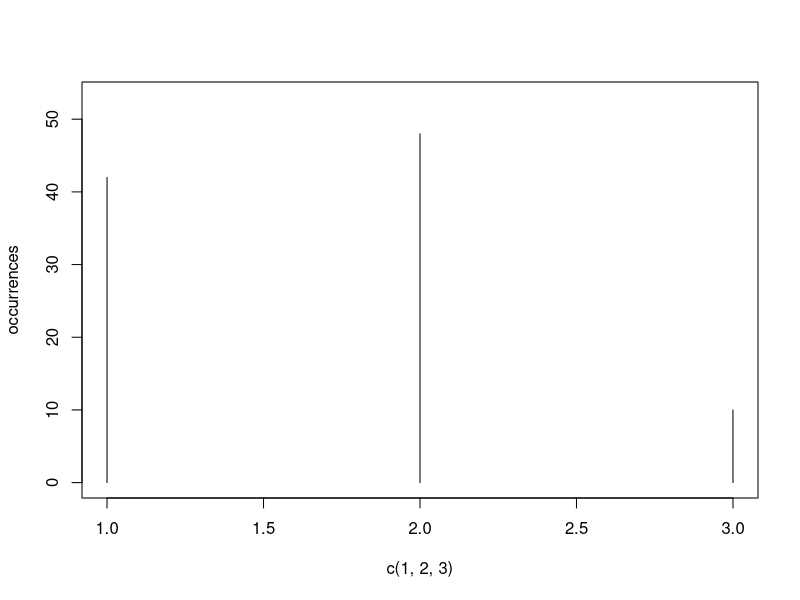

Write the R code that produced this figure.
# coin.R
# Coin Flipping
# 
# Created by 4107056042 謝繼緯 on 2020/10/18.
# Copyright © 2020 Tomy Hsieh. All rights reserved.

occurrences = c(0, 0, 0)
for (i in 1:100) {
  random <- runif(1, 0, 1)
  if (random<=0.4) {
    occurrences[1] <- occurrences[1]+1
  } else if (random<=0.9) {
    occurrences[2] <- occurrences[2]+1
  } else {
    occurrences[3] <- occurrences[3]+1
  }
}

plot(c(1,2,3), occurrences, ylim=c(0, max(occurrences)+5), "h")
